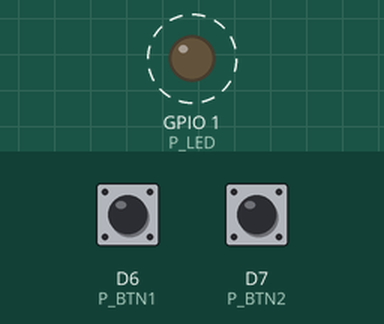
Bench run of a sketch on a simulated ESP8266 (NodeMCU). Parts: output pins drawn as LEDs (lit = HIGH). Dashed ring = blinking. Inputs (shaded band) come from the test bench; at power-on: D6 (P_BTN1) HIGH, D7 (P_BTN2) HIGH. What the sketch prints to the serial monitor is not drawn.

Above: at 1.2 s.
1.3 s: D6 (P_BTN1) pulled LOW for 0.15 s
Timing chart, 0 to 10.3 s (numbered marks = the images above; inputs shaded):
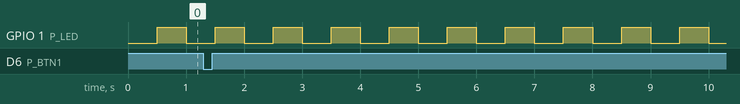

The sketch:

01_hello_pins.ino
```cpp
#include <Arduino.h>

#define P_BAT_SENSE D1
#define P_BUZZER    D2
#define P_MPU_INT   D3
#define P_SDA       D4
#define P_SCL       D5
#define P_BTN1      D6
#define P_BTN2      D7
#define P_LED       D10

bool lastBtn1 = false;
bool lastBtn2 = false;
bool ledState = false;
uint32_t lastBlink = 0;

void printPinMap() {
  Serial.println();
  Serial.println("=====================================");
  Serial.println("  Pomodoro timer - hello pins");
  Serial.println("=====================================");
  Serial.printf("Chip: %s, %d MHz, free heap %u bytes\n",
                ESP.getChipModel(), (int)ESP.getCpuFreqMHz(), (unsigned)ESP.getFreeHeap());
  Serial.println("Pin map:");
  Serial.println("  D1  BAT_SENSE (battery divider)");
  Serial.println("  D2  BUZZER");
  Serial.println("  D3  MPU_INT");
  Serial.println("  D4  SDA");
  Serial.println("  D5  SCL");
  Serial.println("  D6  BTN1");
  Serial.println("  D7  BTN2");
  Serial.println("  D10 LED1");
  Serial.println("Press the buttons - you should see messages below.");
  Serial.println();
}

void setup() {
  Serial.begin(115200);

  uint32_t start = millis();
  while (!Serial && millis() - start < 3000) {
    delay(10);
  }

  pinMode(P_LED, OUTPUT);
  pinMode(P_BTN1, INPUT_PULLUP);
  pinMode(P_BTN2, INPUT_PULLUP);

  printPinMap();
}

void loop() {

  if (millis() - lastBlink >= 500) {
    lastBlink = millis();
    ledState = !ledState;
    digitalWrite(P_LED, ledState ? HIGH : LOW);
  }

  bool b1 = (digitalRead(P_BTN1) == LOW);
  bool b2 = (digitalRead(P_BTN2) == LOW);

  if (b1 != lastBtn1) {
    lastBtn1 = b1;
    Serial.println(b1 ? "BTN1 pressed" : "BTN1 released");
  }
  if (b2 != lastBtn2) {
    lastBtn2 = b2;
    Serial.println(b2 ? "BTN2 pressed" : "BTN2 released");
  }
}
```

Measured:
- by itself, GPIO 1 (P_LED): alternates HIGH for 0.50 s and LOW for 0.50 s
